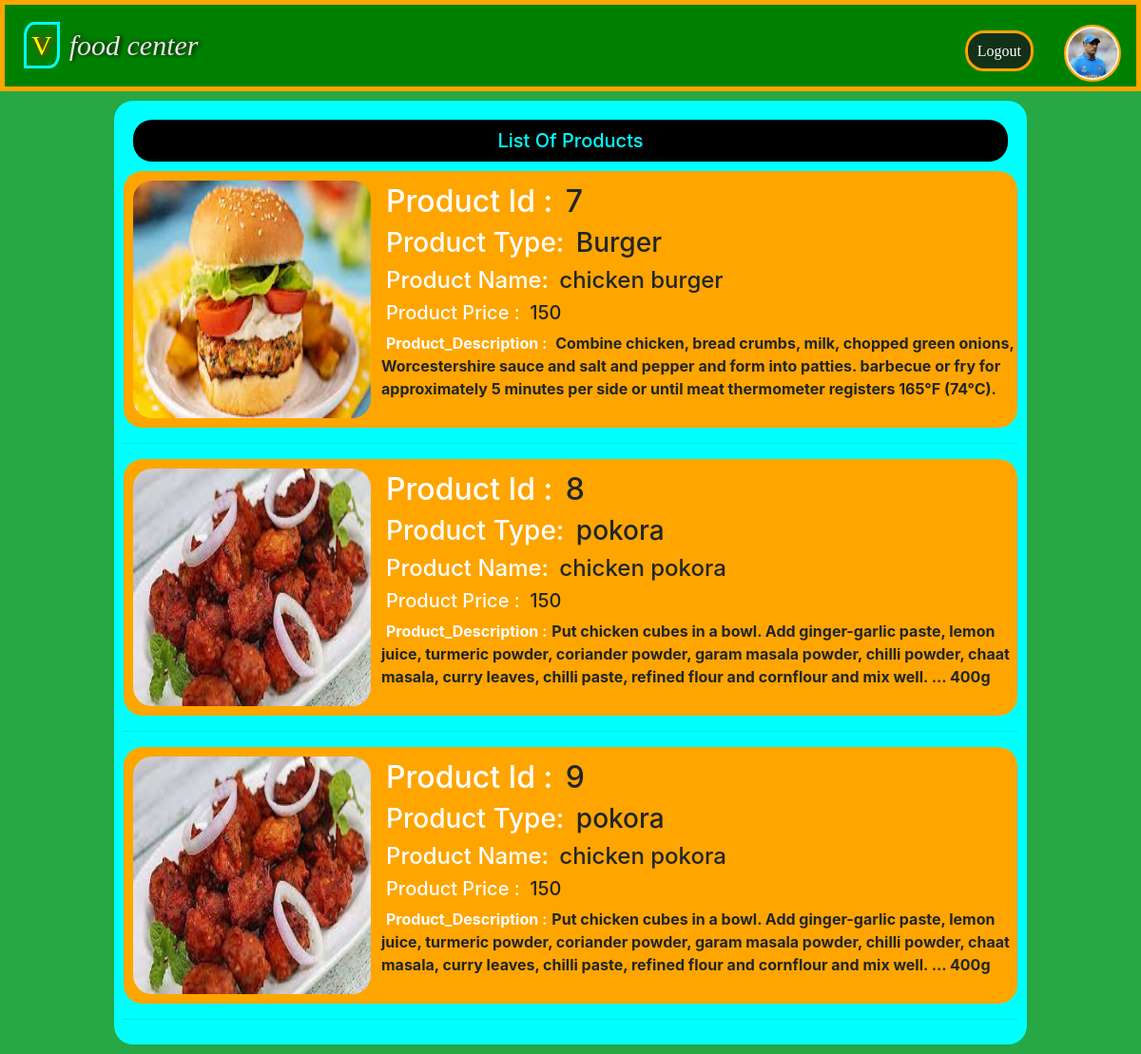
Page /userproductlist/ (signed in) on the committed database.
### app1/models.py (models this page shows)
class profile(models.Model):
    username=models.OneToOneField(User,on_delete=models.CASCADE,related_name='pro')
    profile_pic=models.ImageField(upload_to='user',blank=True)
    description=models.CharField(max_length=200,blank=True)
    Address=models.TextField(max_length=200,blank=True,default='null')
    pincode=models.IntegerField(blank=True,default=1)

### app2/models.py (models this page shows, shortened)
class Upload_product(models.Model):
    username=models.ForeignKey(User,on_delete=models.CASCADE,related_name='product')
    product_id=models.AutoField( primary_key=True)
    product_type=models.CharField(max_length=100)
    productname=models.CharField(max_length=100)
    product_price=models.IntegerField()
    product_descrition=models.CharField(max_length=200)
    product_image=models.ImageField(upload_to='upload_product')

### app1/views.py (the view)
# urls.py: path('userproductlist/',userproductlist,name='userproductlist'),
@login_required
def userproductlist(request):
    user=request.session.get('username')
    username=User.objects.get(username=user)
    up=Upload_product.objects.filter(username=username)
    d={'up':up}
    return render(request,'app1/userproductlist.html',d)

### template/app1/userproductlist.html (shortened to what this page needs)
{% extends 'app1/dummy.html' %}
{% block body_block %}
<center>
    <div class="userproductlist">
        <h5>List Of Products </h5>
        {% for x in up %}
        <table >
            <tr >
                <th id="upl">
                    <img src="{{x.product_image.url}}" alt="" style="width: 250px; height:250px; border-radius:20px">
                </th>
                <th id="upl3">
                    <h2><span id="s1">Product Id  :    </span>{{x.product_id}}</h2>
                    <h3><span id="s1">Product Type:    </span>{{x.product_type}}</h3>
                    <h4><span id="s1">Product Name:    </span>{{x.productname}}</h4>
                    <h5><span id="s1">Product Price  :   </span>{{x.product_price}} </h5>
                    <p><span id="s1">Product_Description :</span>{{x.product_descrition}} </p>
                </th>
            </tr>
        </table>
        <hr>
        {% endfor %}
    </div>
</center>
{% endblock %}

### template/app1/dummy.html (shortened to what this page needs)
{% load static %}
<!DOCTYPE html>
<html lang="en">
<head>
    <link rel="stylesheet" href="{% static 'css/home.css' %}">
    <link rel="stylesheet" href="{% static 'css/nvd.css' %}">
    <link rel="stylesheet" href="{% static 'css/login.css' %}">
    <link rel="stylesheet" href="{% static 'css/upload.css' %}">
    <link rel="stylesheet" href="{% static 'css/pro.css' %}">
    <link rel="stylesheet" href="{% static 'css/delivery1.css' %}">
    <link rel="stylesheet" href="{% static 'css/profile_d.css' %}">
    <link rel="stylesheet" href="{% static 'css/userproductlist.css' %}">
    <link rel="stylesheet" href="{% static 'css/crd.css' %}">
    <link rel="stylesheet" href="{% static 'MDB/css/bootstrap.css' %}">
    <link rel="stylesheet" href="{% static 'MDB/css/bootstrap.min.css' %}">
    <link rel="stylesheet" href="{% static 'fonts icons/fa/css/all.css' %}">
    <link rel="stylesheet" href="{% static 'fonts icons/fa/css/all.min.css' %}">
    <nav class="nav">
        <div class="d-flex flex-row justify-content-end">
            <div><h3><span>V</span><i>food center</i></h3></div>
        </div>
                {% if user.is_authenticated %}
                <div class="profile">
                    <div  >
                        <ul class="pro_ul">
                            <div class="font" onclick="fontes()"><i class="fa-solid fa-bars"></i></div>
                            <li><a href="{% url 'logout_form' %}" class="nav-link" ><span>Logout</span></a></li>
                        {% if user.pro.profile_pic %}
                            <li class="profile_btn" onclick="toggle()"><a  class="nav-link"  ><img src="{{user.pro.profile_pic.url}}" alt="" class="img-fluid rounded-start mt-1"  style="width: 60px; height:60px; border-radius:50px "></a></li>
                        {% else %}
                            <li class="profile_btn" onclick="toggle()"><a  class="nav-link" ><img src="{% static 'images/Default_pfp.svg.png' %}" alt="" class="img-fluid rounded-start"  style="width: 60px; height:60px; border-radius:50px "></a></li>
                        {% endif %}
                        </ul>
                    </div>
                </div>
                {% else %}
                    <ul id="register">
                        <li> <a href="{% url 'register_form' %}"   class=" btn nav-link">Register</a> </li>
                        <li><a href="{% url 'log_form' %}"  class="btn nav-link" >Login</a></li>
                    </ul>
                {% endif %}
    </nav>
</head>
<body class="bg-success">
{% block body_block %}
{% endblock %}
</body>
</html>

### static/css/nvd.css (style rules this page uses)
nav { margin: 0px; align-items: center; padding: 10px 0px 20px 0px ; border: 5px solid orange; background-color:green; position: relative; }
.d-flex>div { position: relative; top: 5px; }
.d-flex>div>h3 { color:rgb(237, 230, 230); margin: 10px; text-shadow: 2px 0 5px black; font-family: Georgia, 'Times New Roman', Times, serif; font-size: 30px; }
.d-flex>div>h3>span { margin:10px; font-size: 30px; padding: 5px; color:yellow; background-color: green; border-radius: 30% 0px 30% 0%; border: 3px solid cyan; text-shadow:2px 0px 7px red ; }

### static/css/pro.css (style rules this page uses)
.profile { padding: 2px; }
.pro_ul { display: flex; list-style-type: none; margin-top: -13px; position: absolute; right: 0px; top: 21%; align-items: center }
.pro_ul>li>a>span { background-color: rgb(18, 49, 23); border: 3px solid orange; padding: 10px; border-radius: 20px; font-family: Georgia, 'Times New Roman', Times, serif; font-size: medium; color:white; }
.pro_ul>.profile_btn>a>img { border: 2px solid orange; border-radius: 50%; background-color: antiquewhite; padding: 2px; }

### static/css/userproductlist.css (style rules this page uses)
.userproductlist { background-color: aqua; margin: 10px; width: 80%; padding: 10px; border-radius: 20px; }
.userproductlist>h5 { background-color: black; padding: 10px; color: aqua; border-radius: 20px; margin: 10px }
.userproductlist>table { background-color:orange ; border-radius: 20px; width: 100%; }
#upl { margin: 5px; padding: 10px; color: black; width: 100px; }
#upl3 { margin-left: 5px; }
#s1 { color: white; padding: 5px; }

### static/css/crd.css (style rules this page uses)
body { position: relative; }

### template/app1/dummy.html (style rules this page uses)
.font { position: absolute; right: 110%; top: 10px; font-size: 40px; color: orange; display: none; }
@media only screen and (max-width:1261px) { .font { display: block; } }
@media only screen and (max-width:1261px) { .pro_ul { top: 25%; } }

### rows in the picture
Upload_product: product_image (picture), product_id "7", product_type "Burger", productname "chicken burger", product_price "150", product_descrition "Combine chicken, bread crumbs, milk, chopped green onions, Worcestershire sauce and salt and pepper and form into patties. barbecue or fry for approximately 5 minutes per side or until meat thermometer registers 165°F (74°C)."
Upload_product: product_image (picture), product_id "8", product_type "pokora", productname "chicken pokora", product_price "150", product_descrition "Put chicken cubes in a bowl. Add ginger-garlic paste, lemon juice, turmeric powder, coriander powder, garam masala powder, chilli powder, chaat masala, curry leaves, chilli paste, refined flour and cornflour and mix well. ... 400g"
Upload_product: product_image (picture), product_id "9", product_type "pokora", productname "chicken pokora", product_price "150", product_descrition "Put chicken cubes in a bowl. Add ginger-garlic paste, lemon juice, turmeric powder, coriander powder, garam masala powder, chilli powder, chaat masala, curry leaves, chilli paste, refined flour and cornflour and mix well. ... 400g"
